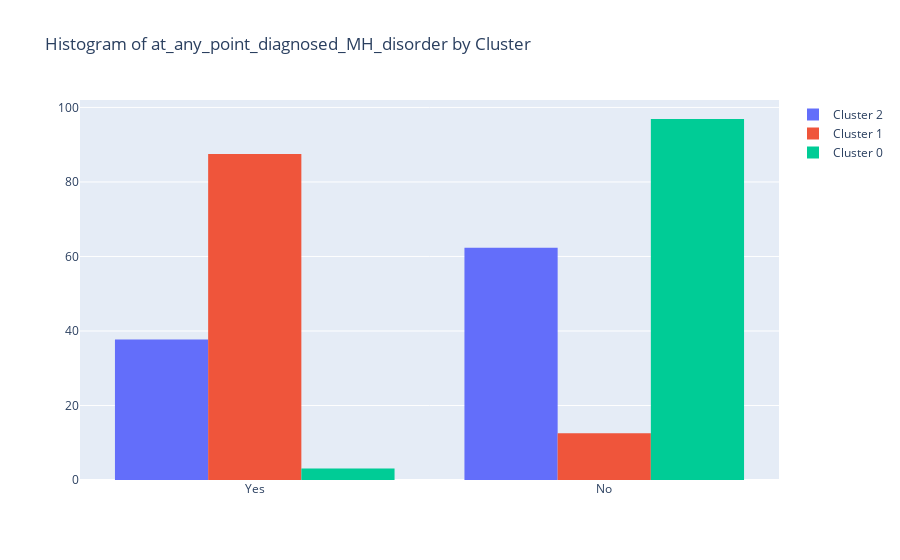
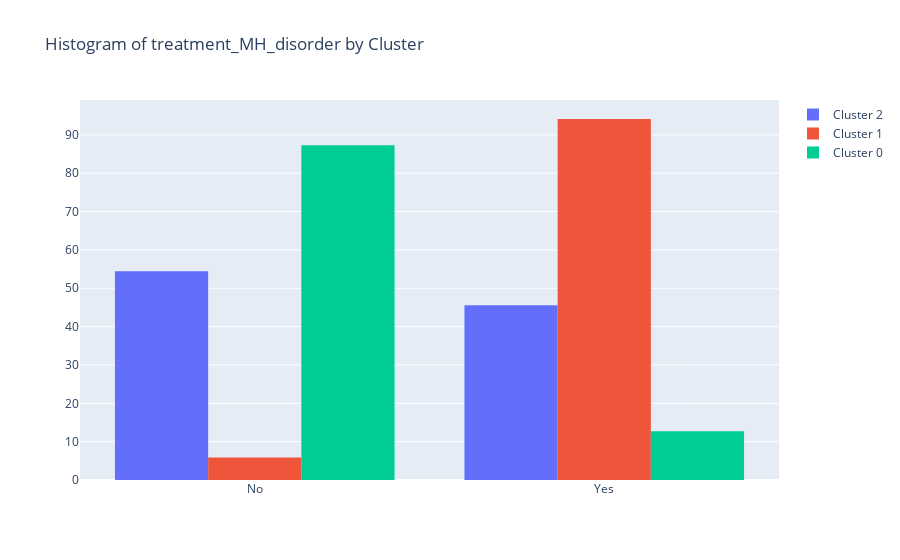
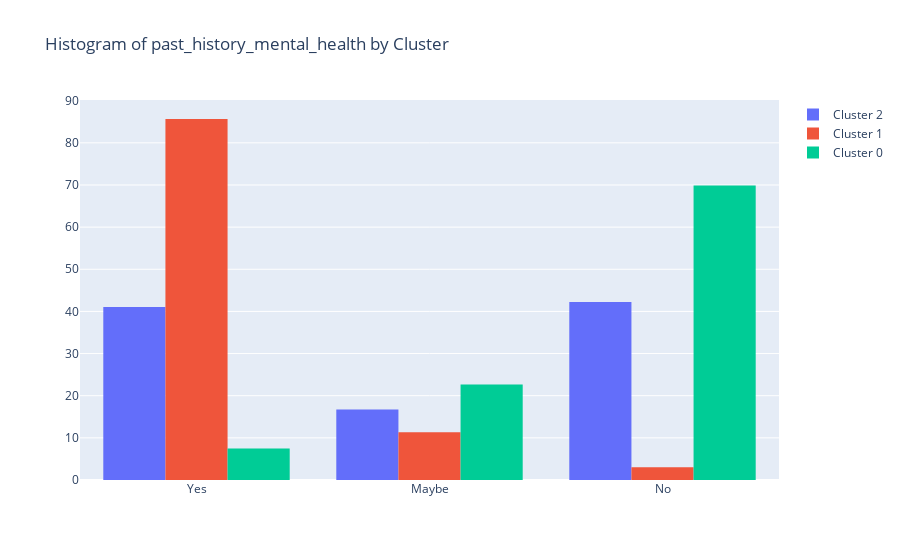
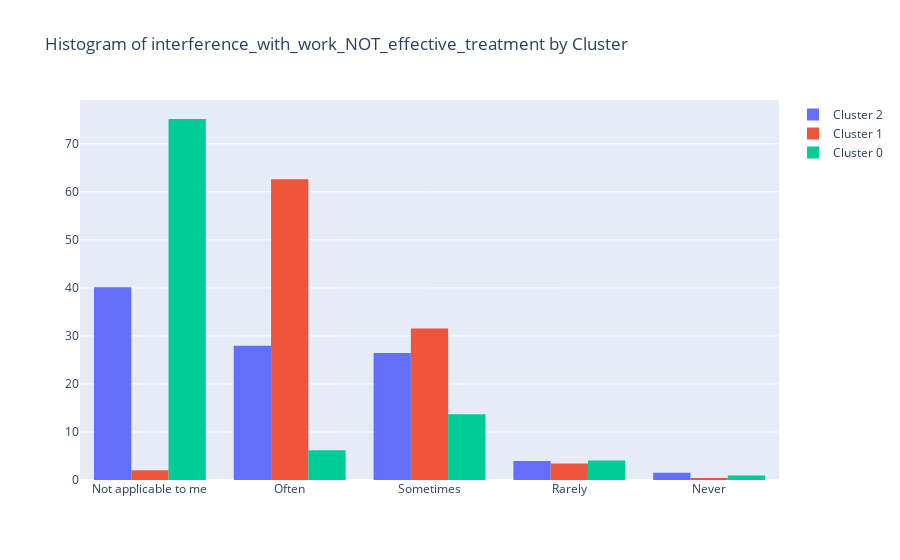

Notebook cell for these charts, in order:
### Code cell
# Use Grouped Barcharts to visualize data using Plotly. Using a separate Figure for each feature to describe the data in each cluster

for feature in list_of_important_features:
    fig = go.Figure()
    for cluster in data['cluster'].unique():
        fig.add_trace(go.Histogram(x=data[data['cluster'] == cluster][feature], name=f'Cluster {cluster}', histnorm='percent'))
    fig.update_layout(title=f'Histogram of {feature} by Cluster')
    fig.show()

### Figure 1 — Plotly figure (JSON) as saved in the notebook; plotly's stock layout.template omitted (floating-point values rounded to 4 significant figures; data arrays with more than 128 entries replaced by an {"elided": "..."} marker saying what was removed)
{"data": [{"histnorm": "percent", "name": "Cluster 2", "x": {"elided": "329 str values"}, "type": "histogram"}, {"histnorm": "percent", "name": "Cluster 1", "x": {"elided": "495 str values"}, "type": "histogram"}, {"histnorm": "percent", "name": "Cluster 0", "x": {"elided": "322 str values"}, "type": "histogram"}], "layout": {"title": {"text": "Histogram of at_any_point_diagnosed_MH_disorder by Cluster"}}}

### Figure 2 — Plotly figure (JSON) as saved in the notebook; plotly's stock layout.template omitted (floating-point values rounded to 4 significant figures; data arrays with more than 128 entries replaced by an {"elided": "..."} marker saying what was removed)
{"data": [{"histnorm": "percent", "name": "Cluster 2", "x": {"elided": "329 str values"}, "type": "histogram"}, {"histnorm": "percent", "name": "Cluster 1", "x": {"elided": "495 str values"}, "type": "histogram"}, {"histnorm": "percent", "name": "Cluster 0", "x": {"elided": "322 str values"}, "type": "histogram"}], "layout": {"title": {"text": "Histogram of treatment_MH_disorder by Cluster"}}}

### Figure 3 — Plotly figure (JSON) as saved in the notebook; plotly's stock layout.template omitted (floating-point values rounded to 4 significant figures; data arrays with more than 128 entries replaced by an {"elided": "..."} marker saying what was removed)
{"data": [{"histnorm": "percent", "name": "Cluster 2", "x": {"elided": "329 str values"}, "type": "histogram"}, {"histnorm": "percent", "name": "Cluster 1", "x": {"elided": "495 str values"}, "type": "histogram"}, {"histnorm": "percent", "name": "Cluster 0", "x": {"elided": "322 str values"}, "type": "histogram"}], "layout": {"title": {"text": "Histogram of past_history_mental_health by Cluster"}}}

### Figure 4 — Plotly figure (JSON) as saved in the notebook; plotly's stock layout.template omitted (floating-point values rounded to 4 significant figures; data arrays with more than 128 entries replaced by an {"elided": "..."} marker saying what was removed)
{"data": [{"histnorm": "percent", "name": "Cluster 2", "x": {"elided": "329 str values"}, "type": "histogram"}, {"histnorm": "percent", "name": "Cluster 1", "x": {"elided": "495 str values"}, "type": "histogram"}, {"histnorm": "percent", "name": "Cluster 0", "x": {"elided": "322 str values"}, "type": "histogram"}], "layout": {"title": {"text": "Histogram of interference_with_work_NOT_effective_treatment by Cluster"}}}
